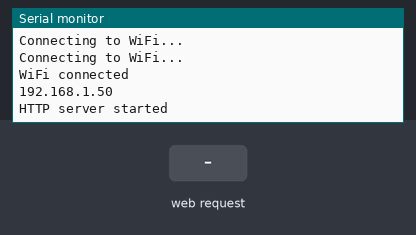
A sketch run on a simulated ESP8266 (NodeMCU). Parts: the last lines printed to the serial monitor. The test bench sets the inputs (shaded band). WiFi joins after 1.5 s; servers stay silent unless stated.

Above: at 3.2 s.
3.3 s: HTTP request GET /setNhanhDan received
At 4.5 s:
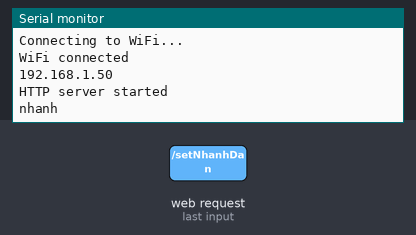
4.8 s: HTTP request GET /setChamDan received
At 5.9 s:
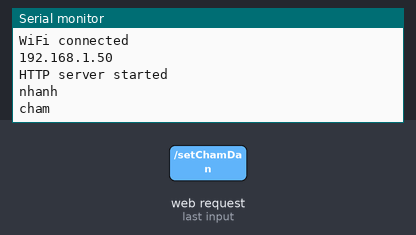
6.3 s: HTTP request GET /setXuoi received
At 7.0 s:
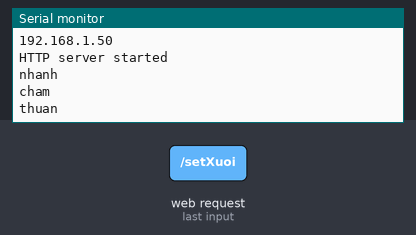
7.8 s: HTTP request GET /setNguoc received
At 8.2 s:
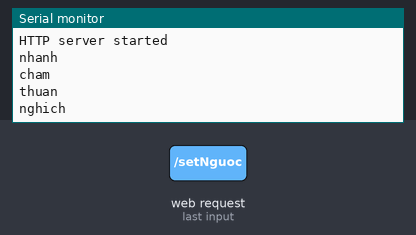

The sketch:

ESP8266.ino
```cpp
#include <ESP8266WiFi.h>
#include <ESP8266WebServer.h>

const char *ssid = "OchaHouse Tang 2";
const char *password = "ochahouse";

ESP8266WebServer server(80);

String positionValue = "GENTER"; // Change from float to String

void setup() {
  Serial.begin(115200);

  // Kết nối đến WiFi
  WiFi.begin(ssid, password);
  while (WiFi.status() != WL_CONNECTED) {
    delay(1000);
    Serial.println("Connecting to WiFi...");
  }

  Serial.println("WiFi connected");
  Serial.println(WiFi.localIP());

  server.on("/", HTTP_GET, handleRoot);
  server.on("/getPosition", HTTP_GET, handleGetPosition);

  server.on("/setNhanhDan", HTTP_GET, handleSetNhanhDan);
  server.on("/setChamDan", HTTP_GET, handleSetChamDan);
  server.on("/setXuoi", HTTP_GET, handleSetXuoi);
  server.on("/setNguoc", HTTP_GET, handleSetNguoc);

  server.begin();
  Serial.println("HTTP server started");
}

void loop() {
  server.handleClient();

  // Đọc dữ liệu từ Serial để nhận giá trị từ Arduino
  while (Serial.available()) {
    String data = Serial.readStringUntil('\n');

    if (data.startsWith("joy")) {
      // Giữ lại chỉ số từ "dist" đến hết chuỗi để lấy giá trị khoảng cách
      String distanceStr = data.substring(3);

      // Cập nhật biến positionValue với chuỗi
      positionValue = distanceStr;
    }
  }
}

void handleRoot() {
  String html = "<html><head><script>function updateValue() { var xhttp = new XMLHttpRequest(); xhttp.onreadystatechange = function() { if (this.readyState == 4 && this.status == 200) { document.getElementById('positionValue').innerHTML = this.responseText; } }; xhttp.open('GET', '/getPosition', true); xhttp.send(); } setInterval(updateValue, 1000);</script></head>";
  html += "<body><h1>Joystick Value</h1>";
  html += "<p>Position: <span id='positionValue'>" + positionValue + "</span></p>";

  html += "<button onclick='sendNhanhDan()'>Nhanh dan</button>";
  html += "<button onclick='sendChamDan()'>Cham dan</button>";
  html += "<button onclick='sendXuoi()'>Quay xuoi</button>";
  html += "<button onclick='sendNguoc()'>Quay nguoc</button>";

  html += "</body><script>function sendNhanhDan() { var xhttp = new XMLHttpRequest(); xhttp.open('GET', '/setNhanhDan', true); xhttp.send(); }</script>";
  html += "<script>function sendChamDan() { var xhttp = new XMLHttpRequest(); xhttp.open('GET', '/setChamDan', true); xhttp.send(); }</script>";
  html += "<script>function sendXuoi() { var xhttp = new XMLHttpRequest(); xhttp.open('GET', '/setXuoi', true); xhttp.send(); }</script>";
  html += "<script>function sendNguoc() { var xhttp = new XMLHttpRequest(); xhttp.open('GET', '/setNguoc', true); xhttp.send(); }</script></html>";

  server.send(200, "text/html", html);
}

void handleGetPosition() {
  // Gửi giá trị khoảng cách về trang web
  server.send(200, "text/plain", positionValue);
}

void handleSetNhanhDan() {
  // Xử lý điều khiển động cơ nhanh dần ở đây
  Serial.println("nhanh");
  server.send(200, "text/plain", "Nhanh Dan");
}

void handleSetChamDan() {
  // Xử lý điều khiển động cơ chậm dần ở đây
  Serial.println("cham");
  server.send(200, "text/plain", "Cham Dan");
}

void handleSetXuoi() {
  // Xử lý điều khiển động cơ quay xuôi ở đây
  Serial.println("thuan");
  server.send(200, "text/plain", "Quay Xuoi");
}

void handleSetNguoc() {
  // Xử lý điều khiển động cơ quay ngược ở đây
  Serial.println("nghich");
  server.send(200, "text/plain", "Quay Nguoc");
}
```

Measured:
- after the input at 3.3 s, the serial monitor: prints a new line at once (image 1)
- after the input at 4.8 s, the serial monitor: prints a new line at once (image 2)
- after the input at 6.3 s, the serial monitor: prints a new line at once (image 3)
- after the input at 7.8 s, the serial monitor: prints a new line at once (image 4)
